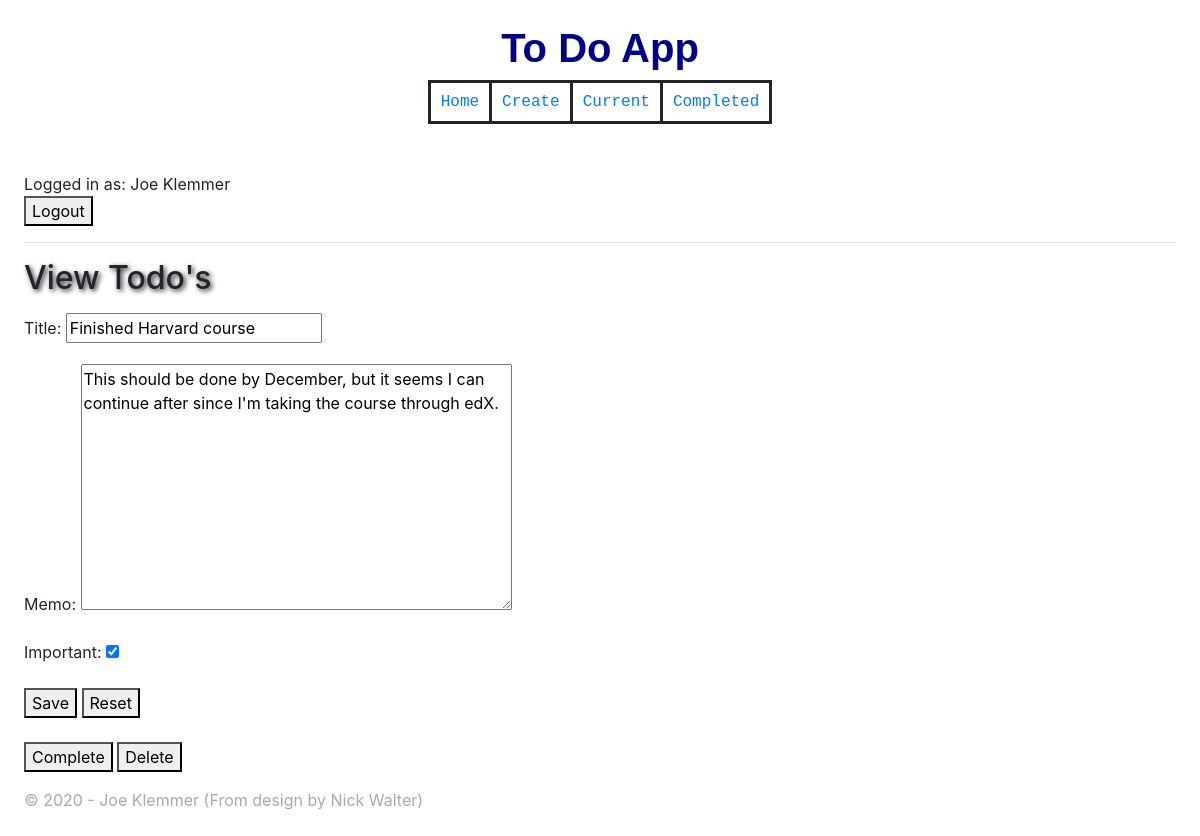
The app's page /todo/5 (signed in), older data.
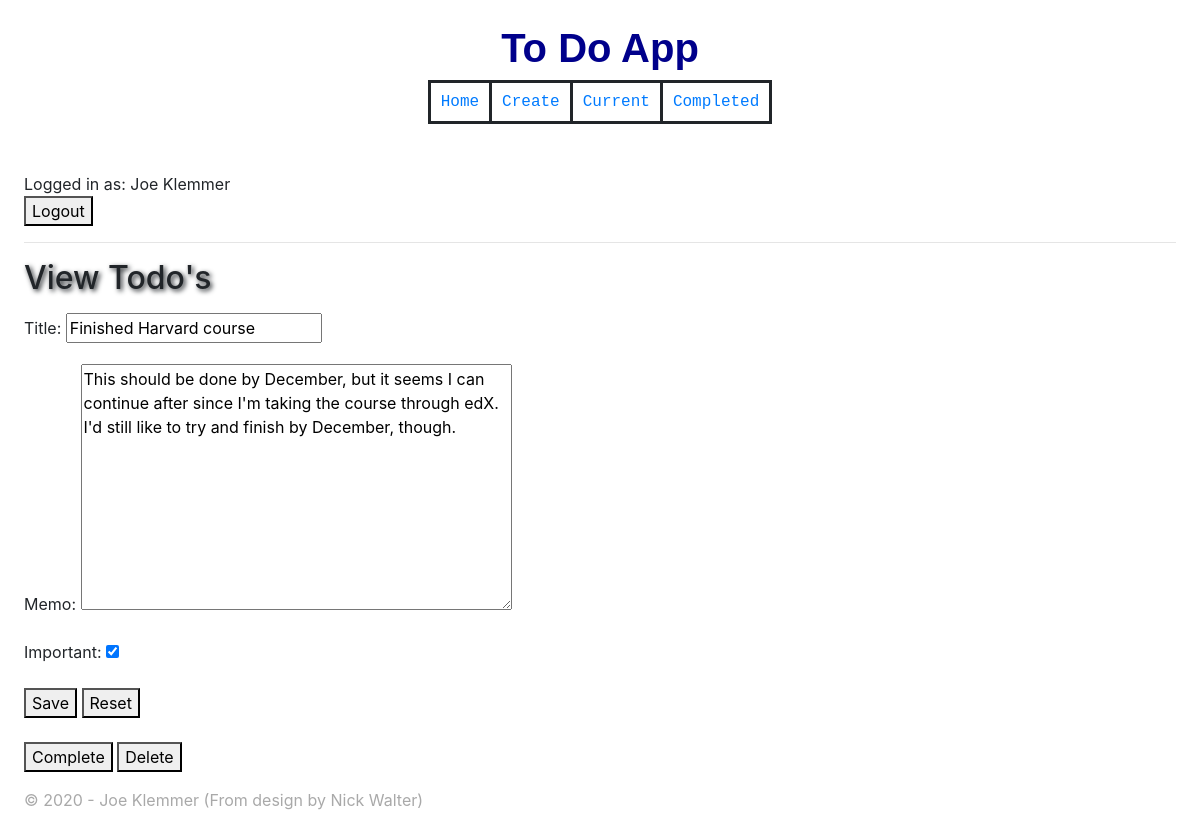
The same page, newer data.
### todo/models.py (models this page shows, shortened)
class Todo(models.Model):
    title = models.CharField(max_length=100)
    memo = models.TextField(blank=True)
    created = models.DateTimeField(auto_now_add=True)
    datecompleted = models.DateTimeField(null=True, blank=True)
    important = models.BooleanField(default=False)
    user = models.ForeignKey(User, on_delete=models.CASCADE)

### todo/views.py (the view, shortened to what this page needs)
# urls.py: path('todo/<int:todo_pk>', views.viewtodo, name='viewtodo'),
@login_required
def viewtodo(request, todo_pk):
    todo = get_object_or_404(Todo, pk=todo_pk, user=request.user)
    if request.method == 'GET':
        form = TodoForm(instance=todo)
        return render(request, 'todo/viewtodo.html',
                            {'todo':todo, 'form':form})

### todo/forms.py
class TodoForm(ModelForm):
    class Meta:
        model = Todo
        fields = ['title', 'memo', 'important']

### todo/templates/todo/viewtodo.html (shortened to what this page needs)
{% extends 'todo/base.html' %}
{% block content %}
<h2>View Todo's</h2>
<form method="POST" id="save">
  {{ form.as_p }}
</form>
<button type="submit" form="save">Save</button>
<button type="reset" form="save">Reset</button><br /><br />
<button type="submit" form="complete">Complete</button>
<button type="submit" form="delete">Delete</button>
{% endblock %}

### todo/templates/todo/base.html (shortened to what this page needs)
{% load static %}
<!DOCTYPE>
<html lang="en">
  <head>
    <link rel="stylesheet" href="https://stackpath.bootstrapcdn.com/bootstrap/4.5.2/css/bootstrap.min.css">
    <link rel="stylesheet" type="text/css" href="{% static 'todo/stylesheet.css' %}">
  </head>
  <body class=p-4>
    <header>
      <h1>To Do App</h1>
    </header>
    {% if user.is_authenticated %}
    <nav class="nav justify-content-center">
      <table>
        <tr>
          <td><a href="{% url 'home' %}">Home</a></td>
          <td><a href="{% url 'createtodo' %}">Create</a></td>
          <td><a href="{% url 'currenttodos' %}">Current</a></td>
          <td><a href="{% url 'completedtodos' %}">Completed</a></td>
        </tr>
      </table>
    </nav>
<br /><br />
Logged in as: {{ user.first_name }} {{ user.last_name }}
<form action="{% url 'logoutuser' %}" method="POST">
  <button type="submit" name="submit">Logout</button>
</form>
<hr>
{% endif %}
<p>
{% block content %}
{% endblock %}
</p>
    <footer>
      &copy 2020 - Joe Klemmer (From design by Nick Walter)
    </footer>
  </body>
</html>

### todo/static/todo/stylesheet.css (style rules this page uses)
h1 { font-family: Verdana, Geneva, sans-serif; font-weight: bold; }
h2 { text-shadow: 2px 2px 5px; }
header { text-align: center; color: darkblue; }
nav { font-family: "Lucida Console", Monaco, monospace; }
table { text-align: center; padding: 5px; }
td { text-align: center; border-style: solid; padding: 10px; }
footer { color: darkgray; }

Row changes from the older to the newer data that the page shows:
changed Todo "Finished Harvard course": memo "This should be done by December, but it seems I can continue after since I'm taking the course through edX." → "…the course through edX. I'd still like to try and finish by December, though."
